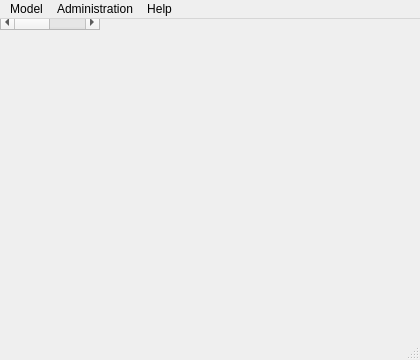
<?xml version="1.0" encoding="UTF-8"?>
<ui version="4.0">
 <class>MainWindow</class>
 <widget class="QMainWindow" name="MainWindow">
  <property name="geometry">
   <rect>
    <x>0</x>
    <y>0</y>
    <width>420</width>
    <height>360</height>
   </rect>
  </property>
  <property name="windowTitle">
   <string>SQL Version Control</string>
  </property>
  <widget class="QTreeWidget" name="treeWidget">
   <column>
    <property name="text">
     <string>Name</string>
    </property>
   </column>
   <column>
    <property name="text">
     <string>Notes</string>
    </property>
   </column>
  </widget>
  <widget class="QStatusBar" name="statusbar"/>
  <widget class="QMenuBar" name="menuBar">
   <property name="geometry">
    <rect>
     <x>0</x>
     <y>0</y>
     <width>420</width>
     <height>22</height>
    </rect>
   </property>
   <widget class="QMenu" name="menuHelp">
    <property name="title">
     <string>Help</string>
    </property>
    <addaction name="actionAbout_QT"/>
   </widget>
   <widget class="QMenu" name="menuAdministration">
    <property name="title">
     <string>Administration</string>
    </property>
    <addaction name="actionNew_model"/>
    <addaction name="actionRename_model"/>
    <addaction name="actionRemove_model"/>
    <addaction name="separator"/>
    <addaction name="actionManage_users"/>
    <addaction name="actionEdit_ACL"/>
   </widget>
   <widget class="QMenu" name="menuModel">
    <property name="title">
     <string>Model</string>
    </property>
    <addaction name="actionCommit"/>
    <addaction name="actionCheckout"/>
   </widget>
   <addaction name="menuModel"/>
   <addaction name="menuAdministration"/>
   <addaction name="menuHelp"/>
  </widget>
  <action name="actionNew_model">
   <property name="text">
    <string>New model...</string>
   </property>
  </action>
  <action name="actionAbout_QT">
   <property name="text">
    <string>About Qt</string>
   </property>
  </action>
  <action name="actionRename_model">
   <property name="text">
    <string>Rename model...</string>
   </property>
  </action>
  <action name="actionRemove_model">
   <property name="text">
    <string>Remove model</string>
   </property>
   <property name="shortcut">
    <string>Del</string>
   </property>
  </action>
  <action name="actionManage_users">
   <property name="text">
    <string>Manage users...</string>
   </property>
  </action>
  <action name="actionEdit_ACL">
   <property name="text">
    <string>Edit ACL...</string>
   </property>
  </action>
  <action name="actionCommit">
   <property name="text">
    <string>Commit...</string>
   </property>
  </action>
  <action name="actionCheckout">
   <property name="text">
    <string>Checkout...</string>
   </property>
  </action>
 </widget>
 <resources/>
 <connections/>
</ui>
